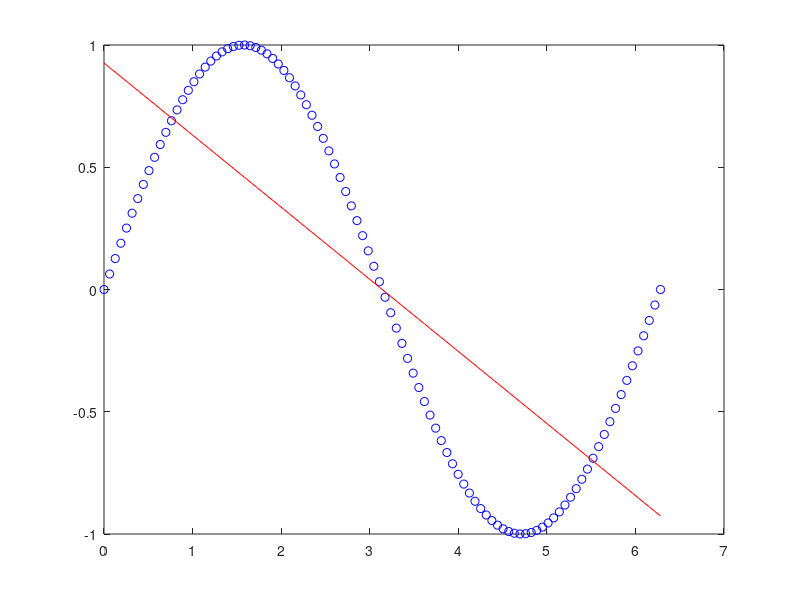

Write the MATLAB code that produced this figure.

x = linspace(0,2*pi,100); % create x values
y = sin(x); % create y values from sine function
m = length(y); % length of y values
X = [ones(m,1), x']; % design matrix
beta = (X'*X)\X'*y'; % calculate regression coefficients
y_hat = X*beta; % predict y values using regression coefficients

plot(x,y,'bo',x,y_hat,'r-') % plot original function and regression line